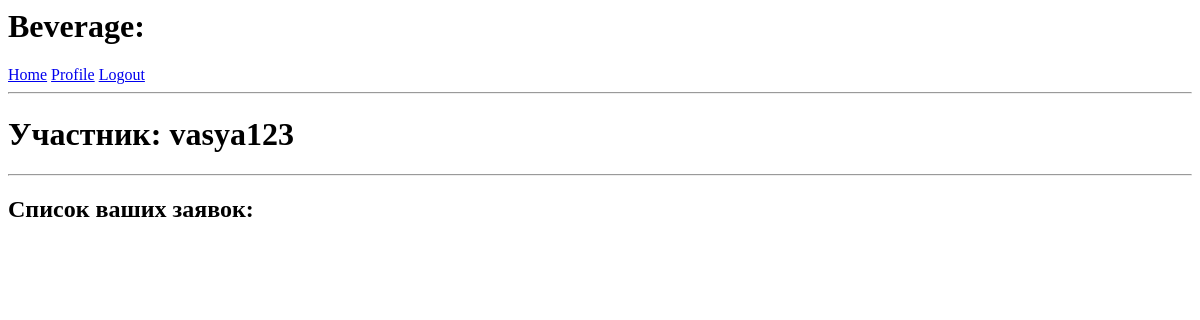
Before: /profile/vasya123 (signed in) with the older database file.
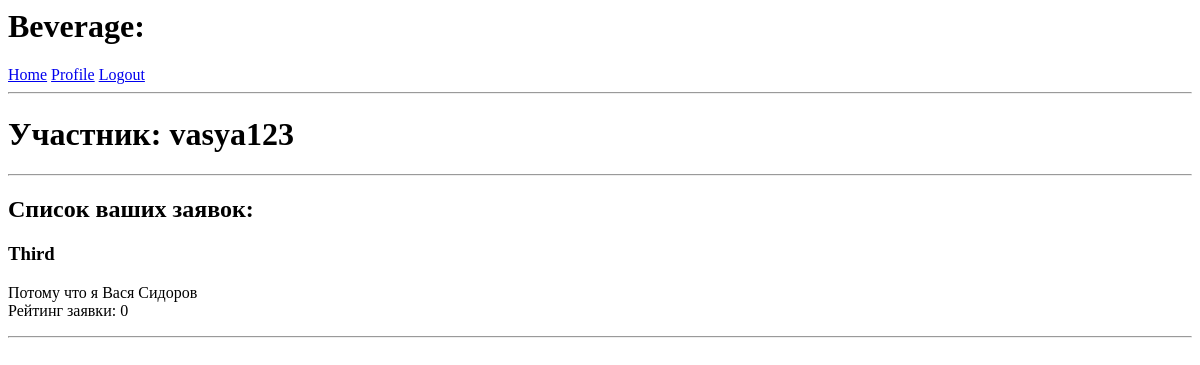
After: the same page with the newer database file.
### app/models.py (models this page shows, shortened)
class Application(db.Model):
    id = db.Column(db.Integer, primary_key=True)
    description = db.Column(db.String(256)) # Описание соревнования
    rating = db.Column(db.Integer, default = 0) # Выставленные баллы за заявку
    participant_id = db.Column(db.Integer, db.ForeignKey('participant.id'))
    competition_id = db.Column(db.Integer, db.ForeignKey('competition.id'))

class Competition(db.Model):
    id = db.Column(db.Integer, primary_key=True)
    name = db.Column(db.String(64), index=True) # Имя
    description = db.Column(db.String(256)) # Описание соревнования
    city = db.Column(db.String(64),index=True) # Город
    applications = db.relationship('Application', backref='competition', lazy='dynamic')
    start_date = db.Column(db.DateTime, index = True)
    end_date = db.Column(db.DateTime, index = True)

### app/routes.py (the view)
@app.route('/profile/<username>')
@login_required
def profile(username):
    user = Participant.query.filter_by(username=username).first_or_404()
    applications = Application.query.filter_by(participant_id=user.id)
    return render_template('profile.html', user=user, applications = applications)

### app/models.py (called while the page is built)
@login.user_loader
def load_user(id):
    return Participant.query.get(int(id))

### app/templates/profile.html
{% extends "base.html" %}
{% block content %}
    <h1>Участник: {{ user.username }}</h1>
    <hr>
    <h2>Список ваших заявок:</h2>
    {% for application in applications %}
    <div>
            <p>
                <h3>{{ application.competition.name }}</h3>
                {{ application.description }} <br>
                Рейтинг заявки: {{application.rating}}
            </p>
            <hr>
    </div>
    {% endfor %}
{% endblock %}

Changed rows visible on the page:
added Application: competition.name "Third", description "Потому что я Вася Сидоров", rating "0"
